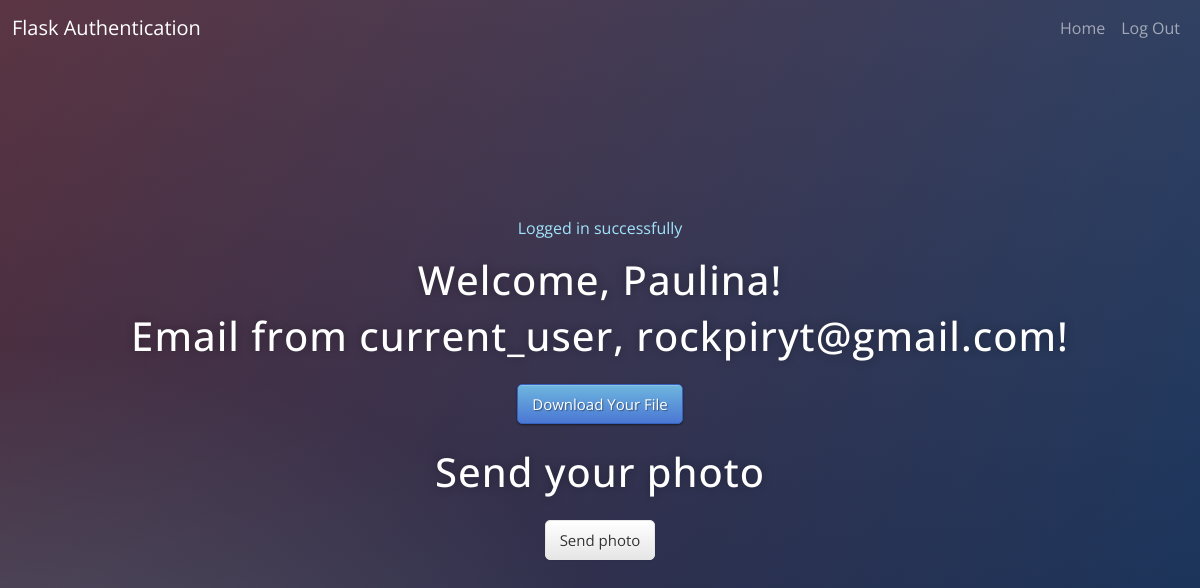
/secrets (signed in), run on an earlier commit of the app's database.
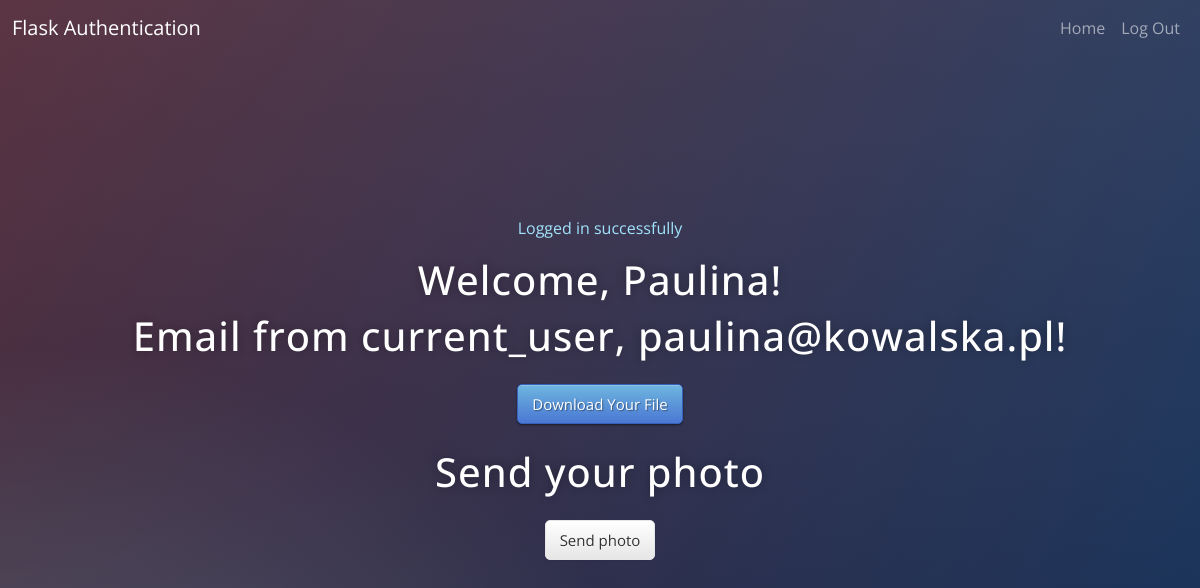
And on a later commit of the database.
### application.py (models this page shows)
class User(UserMixin, db.Model):
    id = db.Column(db.Integer, primary_key=True)
    email = db.Column(db.String(100), unique=True)
    password = db.Column(db.String(100))
    name = db.Column(db.String(1000))

### application.py (the view)
@application.route('/secrets')
@login_required
def secrets():
    flash("Logged in successfully")
    return render_template("secrets.html", html_current_user=current_user, logged_in=current_user.is_authenticated)

### application.py (called while the page is built)
@login_manager.user_loader
def load_user(user_id):
    return User.query.get(int(user_id))

### templates/secrets.html
{% extends "base.html" %}
{% block content %}
<div class="container">
  {% include "flash_message_base.html" %}
  <h1 class="title">Welcome, {{ html_current_user.name }}!</h1>
  <h1 class="title">Email from current_user, {{ html_current_user.email }}!</h1>
  <a href="{{url_for('download')}}" class="btn btn-primary btn-large mt-3">Download Your File</a>
  <h1 class="mt-4">Send your photo</h1>
  <a href="{{url_for('upload_photo')}}" class="btn btn-danger btn-large mt-3">Send photo</a>
</div>
{% endblock %}

### templates/base.html (shortened to what this page needs)
<!DOCTYPE html>
<html>
<head>
    <link href="https://cdn.jsdelivr.net/npm/bootstrap@5.1.3/dist/css/bootstrap.min.css" rel="stylesheet"
>
      {% block styles %}
        {{ bootstrap.load_css() }}
      {% endblock %}
    <link rel="stylesheet" href="{{ url_for('static', filename='css/styles.css')}}">
</head>
<body>
<nav class="navbar navbar-expand-lg navbar-dark">
    <div class="container-fluid">
        <a class="navbar-brand" href="/">Flask Authentication</a>
        <div class="collapse navbar-collapse" id="navbarSupportedContent">
            <ul class="navbar-nav ms-auto">
                <li class="nav-item">
                    <a class="nav-link" href="{{ url_for('home') }}">Home</a>
                </li>
                {% if logged_in: %}
                <li class="nav-item">
                    <a class="nav-link" href="{{ url_for('logout') }}">Log Out</a>
                </li>
                {% endif %}
            </ul>
        </div>
    </div>
</nav>
{% block content %}
{% endblock %}
</body>
</html>

### templates/flash_message_base.html
{% with messages = get_flashed_messages() %}
    {% if messages %}
            {% for message in messages %}
                <p class="message">{{ message }}</p>
            {% endfor %}
    {% endif %}
{% endwith %}

### static/css/styles.css (style rules this page uses)
.btn { display: inline-block; *display: inline; *zoom: 1; padding: 4px 10px 4px; margin-bottom: 0; font-size: 13px; line-height: 18px; color: #333333; text-align: center;text-shadow: 0 1px 1px rgba(255, 255, 255, 0.75); vertical-align: middle; background-color: #f5f5f5; background-image: -moz-linear-gradient(top, #ffffff, #e6e6e6); background-image: -ms-linear-gradient(top, #ffffff, #e6e6e6); background-image: -webkit-gradient(linear, 0 0, 0 100%, from(#ffffff), to(#e6e6e6)); background-image: -webkit-linear-gradient(top, #ffffff, #e6e6e6); background-image: -o-linear-gradient(top, #ffffff, #e6e6e6); background-image: linear-gradient(top, #ffffff, #e6e6e6); background-repeat: repeat-x; filter: progid:dximagetransform.microsoft.gradient(startColorstr=#ffffff, endColorstr=#e6e6e6, GradientType=0); border-color: #e6e6e6 #e6e6e6 #e6e6e6; border-color: rgba(0, 0, 0, 0.1) rgba(0, 0, 0, 0.1) rgba(0, 0, 0, 0.25); border: 1px solid #e6e6e6; -webkit-border-radius: 4px; -moz-border-radius: 4px; border-radius: 4px; -webkit-box-shadow: inset 0 1px 0 rgba(255, 255, 255, 0.2), 0 1px 2px rgba(0, 0, 0, 0.05); -moz-box-shadow: inset 0 1px 0 rgba(255, 255, 255, 0.2), 0 1px 2px rgba(0, 0, 0, 0.05); box-shadow: inset 0 1px 0 rgba(255, 255, 255, 0.2), 0 1px 2px rgba(0, 0, 0, 0.05); cursor: pointer; *margin-left: .3em; }
.btn-large { padding: 9px 14px; font-size: 15px; line-height: normal; -webkit-border-radius: 5px; -moz-border-radius: 5px; border-radius: 5px; }
.btn-primary, .btn-primary:hover { text-shadow: 0 -1px 0 rgba(0, 0, 0, 0.25); color: #ffffff; }
.btn-primary { background-color: #4a77d4; background-image: -moz-linear-gradient(top, #6eb6de, #4a77d4); background-image: -ms-linear-gradient(top, #6eb6de, #4a77d4); background-image: -webkit-gradient(linear, 0 0, 0 100%, from(#6eb6de), to(#4a77d4)); background-image: -webkit-linear-gradient(top, #6eb6de, #4a77d4); background-image: -o-linear-gradient(top, #6eb6de, #4a77d4); background-image: linear-gradient(top, #6eb6de, #4a77d4); background-repeat: repeat-x; filter: progid:dximagetransform.microsoft.gradient(startColorstr=#6eb6de, endColorstr=#4a77d4, GradientType=0); border: 1px solid #3762bc; text-shadow: 1px 1px 1px rgba(0,0,0,0.4); box-shadow: inset 0 1px 0 rgba(255, 255, 255, 0.2), 0 1px 2px rgba(0, 0, 0, 0.5); }
* { -webkit-box-sizing:border-box; -moz-box-sizing:border-box; -ms-box-sizing:border-box; -o-box-sizing:border-box; box-sizing:border-box; }
html { width: 100%; height:100%; overflow:hidden; }
body { width: 100%; height:100%; font-family: 'Open Sans', sans-serif; background: #3f3f6d; background: -moz-radial-gradient(0% 100%, ellipse cover, rgba(104,128,138,.4) 10%,rgba(138,114,76,0) 40%),-moz-linear-gradient(top, rgba(57,173,219,.25) 0%, rgba(42,60,87,.4) 100%), -moz-linear-gradient(-45deg, #670d10 0%, #092756 100%); background: -webkit-radial-gradient(0% 100%, ellipse cover, rgba(104,128,138,.4) 10%,rgba(138,114,76,0) 40%), -webkit-linear-gradient(top, rgba(57,173,219,.25) 0%,rgba(42,60,87,.4) 100%), -webkit-linear-gradient(-45deg, #670d10 0%,#092756 100%); background: -o-radial-gradient(0% 100%, ellipse cover, rgba(104,128,138,.4) 10%,rgba(138,114,76,0) 40%), -o-linear-gradient(top, rgba(57,173,219,.25) 0%,rgba(42,60,87,.4) 100%), -o-linear-gradient(-45deg, #670d10 0%,#092756 100%); background: -ms-radial-gradient(0% 100%, ellipse cover, rgba(104,128,138,.4) 10%,rgba(138,114,76,0) 40%), -ms-linear-gradient(top, rgba(57,173,219,.25) 0%,rgba(42,60,87,.4) 100%), -ms-linear-gradient(-45deg, #670d10 0%,#092756 100%); background: -webkit-radial-gradient(0% 100%, ellipse cover, rgba(104,128,138,.4) 10%,rgba(138,114,76,0) 40%), linear-gradient(to bottom, rgba(57,173,219,.25) 0%,rgba(42,60,87,.4) 100%), linear-gradient(135deg, #670d10 0%,#092756 100%); filter: progid:DXImageTransform.Microsoft.gradient( startColorstr='#3E1D6D', endColorstr='#092756',GradientType=1 ); }
a { text-decoration: none; text-align: center; color:#b8598c; }
p { color: #ee6f57; text-align: center; }
.container { margin-top: 10rem; text-align: center; }
.container h1 { color: #fff; text-shadow: 0 0 10px rgba(0,0,0,0.3); letter-spacing:1px; text-align:center; }
.message { color: #a1e3fb; text-align: center; }

What changed in the data, as far as the page shows it:
changed User "Paulina": email "rockpiryt@gmail.com" → "paulina@kowalska.pl"
